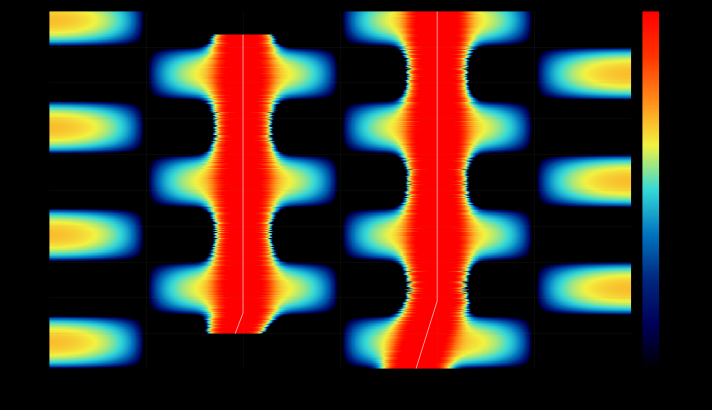
#> input picture btr_gens/btr_out/20261105_152635/btr_A_hull.png, 1424 x 820 px (shown at 1/2 size); its folder holds 3 pictures in this run
$ python check_raw_values.py
#> lines starting #> are read from the running program, lines starting #| are printed output that depends on the picture; after the words box and inside, x2 and y2 are one past the last pixel; in counts of white or black regions, pixels touching at a corner belong together
### btr_gens/btr_infer_track.py
# -*- coding: utf-8 -*-
"""
btr_infer_track.py —— 由 hull / tow 方位历程图 (BTR) 图像反推目标轨迹
=====================================================================
纯图像反演: 只依赖两张 BTR 图 (PNG) 和平台/阵列几何参数, 不使用仿真内部
数据。流程:

  1. 读图: 自动定位坐标区 (剔除外围坐标轴/色标条), 按生成端配色查找表把
     每个像素还原为 dB 强度 (同时剔除叠加的白色/黄色参考曲线)。
  2. 检测: 逐时间片沿方位轴做峰值检测 → 方位点迹; 点迹关联成方位轨迹
     (容忍交叉、短断线), 过滤杂散斑点。
  3. 配对: hull / tow 两组方位轨迹按"视差最小"原则一一配对。
  4. 定位: 由平台运动参数 (起点经纬度 / 航向 / 航速) 与两阵偏移推算任意
     时刻两阵位置, 对每个目标:
       a) 瞬时双阵交会 —— 逐时刻三角定位 (直观, 但远距离病态);
       b) 批量匀速直线 (CV) Gauss-Newton 拟合 —— 利用全程视差与方位变化
          率约束 4 维状态 (x0,y0,vx,vy), 远距离也能稳定收敛 (主要输出)。
     舷角已折叠 0~180° 存在左右舷模糊: 两阵共线于艏艉线时镜像分支代价
     完全相同, 无法从数据分辨, 此时输出两支候选 (或用 --side 指定);
     若阵列存在横向偏移 (oy≠0) 则自动按拟合代价分辨左右舷。
  5. 输出: 反推轨迹图 PNG + 反演信息 TXT (含舷角残差/视差等质量指标)。

用法:
  python btr_infer_track.py ^
      --hull-img btr_out/xxx/btr_A_hull.png --tow-img btr_out/xxx/btr_A_tow.png ^
      --start-ll 30.0623 122.0415 --heading 210 --speed-kn 0 ^
      --hull-m 0 0 --tow-m -150 0 --tag A

依赖: numpy, Pillow, matplotlib (仅读图与绘图, 与生成端代码无关)。

坐标与约定 (与 btr_gui_server.py 完全一致):
  - heading: 地理方位角 (北=0° 顺时针); 平台沿航向匀速直线运动;
  - 阵列偏移 (ox, oy): ox>0 指向船头, oy>0 指向左舷, 随船头航向旋转;
  - 舷角: 船首=0°, 右舷正横=90°, 船尾=180°, 左右舷模糊折叠到 0~180°;
  - 经纬度换算: 等距圆柱投影, 基准 (ref_lat, ref_lon), 地球半径 6371000 m。
"""
import argparse
import math
import os
import sys
from datetime import datetime

import numpy as np
from PIL import Image

try:                      # matplotlib 仅绘图需要, 缺失时文本输出仍可用
    import matplotlib
    matplotlib.use("Agg")
    import matplotlib.pyplot as plt
except ImportError:       # pragma: no cover
    matplotlib = None
    plt = None

KN2MS = 0.514444
EARTH_R_DEF = 6371000.0

# 生成端两种配色的颜色停靠点 (与 btr_gui_server.py / btr_geo_ll.py 一致)
CMAP_STOPS = {
    "gui": [(0,0,0),(0,0,0.35),(0,0.15,0.5),(0,0.45,0.75),(0.2,0.85,0.85),
            (0.95,0.95,0.25),(1,0.55,0.1),(1,0.2,0),(1,0,0)],
    "geo": [(0,0,0.15),(0,0.2,0.6),(0,0.7,0.9),(1,1,0.2),(1,0.4,0),(1,0,0)],
}


# ----------------------------------------------------------------------
# 基础数学工具
# ----------------------------------------------------------------------
def build_lut(stops, n=256):
    """颜色停靠点 -> (n,3) uint8 查找表 (等距停靠, 与 from_list 一致)"""
#> called with n = 256
    pos = np.linspace(0.0, 1.0, len(stops))
    xs = np.linspace(0.0, 1.0, n)
    lut = np.zeros((n, 3), dtype=np.uint8)
    for c in range(3):
        vals = np.array([s[c] for s in stops], dtype=float)
        lut[:, c] = np.clip(np.round(np.interp(xs, pos, vals) * 255.0), 0, 255)
    return lut


def wrap180(a):
    """角度归一到 (-180, 180]"""
    return (np.asarray(a, dtype=float) + 180.0) % 360.0 - 180.0


def make_geo(ref_lat, ref_lon, earth_r=EARTH_R_DEF):
    """等距圆柱投影 (与生成端一致的经纬度 <-> 米制)"""
    lat0 = math.radians(ref_lat)
    lon0 = math.radians(ref_lon)

    def ll2xy(lat, lon):
        return (earth_r * math.cos(lat0) * (math.radians(lon) - lon0),
                earth_r * (math.radians(lat) - lat0))

    def xy2ll(x, y):
        return (math.degrees(lat0 + y / earth_r),
                math.degrees(lon0 + x / (earth_r * math.cos(lat0))))

    return ll2xy, xy2ll


class Geometry:
    """平台 + 双阵运动学 (与 btr_gui_server.build_platform 相同的模型)"""

    # [23 lines left out: functions __init__, platform_xy, array_xy, not called in this run]

    def hull_xy(self, t):
        return self.array_xy(t, self.hull_m)

    def tow_xy(self, t):
        return self.array_xy(t, self.tow_m)


# ----------------------------------------------------------------------
# 图像 -> dB 图
# ----------------------------------------------------------------------
# [16 lines left out: function _longest_run, not called in this run]


def _color_lut_map(rgb, lut):
    """每个像素 -> 最近 LUT 序号与精确距离平方。

    BTR 图是 flat 四边形渲染, 唯一颜色数远小于像素数: 先对唯一颜色
    求 LUT 近邻, 再按像素映射回去, 复杂度从 O(像素xLUT) 降到
    O(唯一颜色xLUT + 像素)。
    """
    h, w, _ = rgb.shape
    flat = rgb.reshape(-1, 3).astype(np.int32)
    lut32 = lut.astype(np.int32)
    uniq, inv = np.unique(flat, axis=0, return_inverse=True)
    d = ((uniq[:, None, :] - lut32[None, :, :]) ** 2).sum(-1)
    idx = d.argmin(1)[inv].reshape(h, w)
    dmin = d.min(1)[inv].reshape(h, w)
    return idx, dmin


def _nearest_lut(rgb16, lut, chunk=48):
    """逐块求每个像素的最近 LUT 序号与距离平方; rgb16: (H,W,3) int16"""
    return _color_lut_map(rgb16, lut)


# [29 lines left out: function find_plot_rect, not called in this run]


def _dilate(m, it=3):
    """3x3 二值膨胀 it 次 (纯 numpy)"""
    out = m
    for _ in range(it):
        out = (out | np.roll(out, 1, 0) | np.roll(out, -1, 0)
               | np.roll(out, 1, 1) | np.roll(out, -1, 1))
    return out


def image_to_db(rgb, rect, lut, db_min=-5.0, db_max=16.0, dist_thr=60.0):
    """绘图区像素 -> dB 图 (叠加参考曲线/网格处为 NaN 并沿方位轴修补)"""
#> called with rect = (22, 736, 98, 1262), lut = array of shape (256, 3), db_min = -5, db_max = 16, dist_thr = 60
    r0, r1, c0, c1 = rect
    sub = rgb[r0:r1 + 1, c0:c1 + 1]
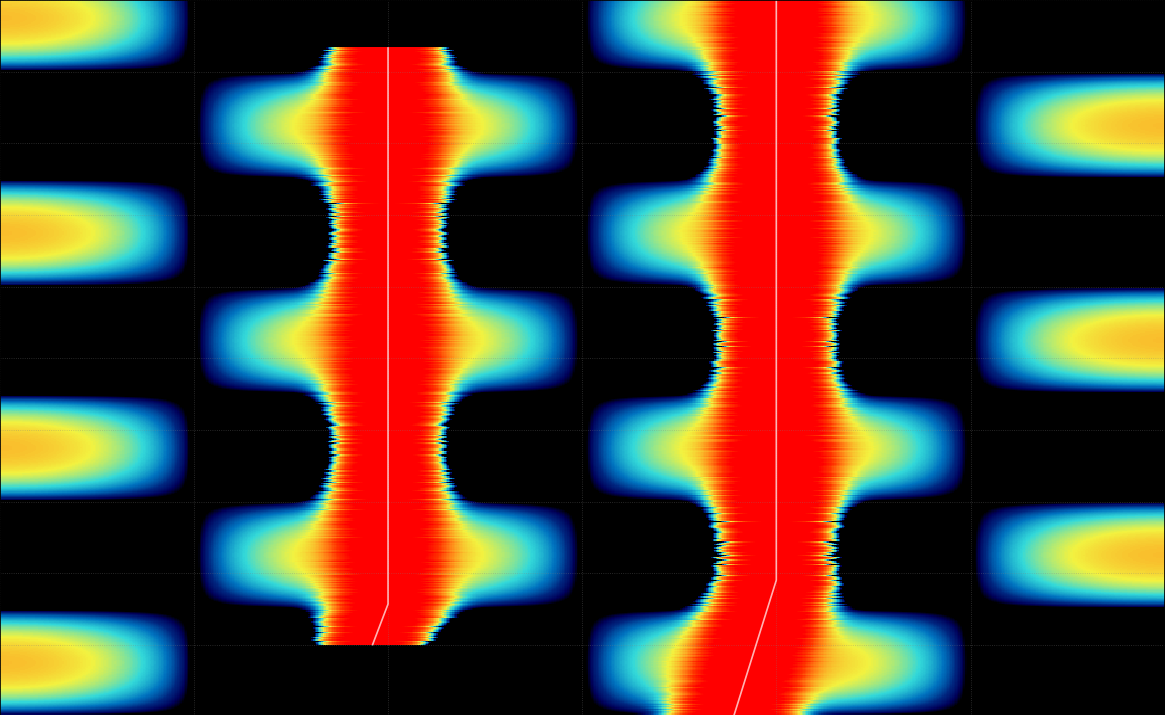
#> sub: shape (715, 1165, 3); mean R, G, B 80.6, 62.4, 51.2
    R = sub[..., 0].astype(np.int16)
    G = sub[..., 1].astype(np.int16)
    B = sub[..., 2].astype(np.int16)
    lum = 0.2126 * R + 0.7152 * G + 0.0722 * B
    mx = np.maximum(R, G)
    whiteish = (lum > 0.72 * 255) & (B > 0.55 * mx)          # 白色参考曲线
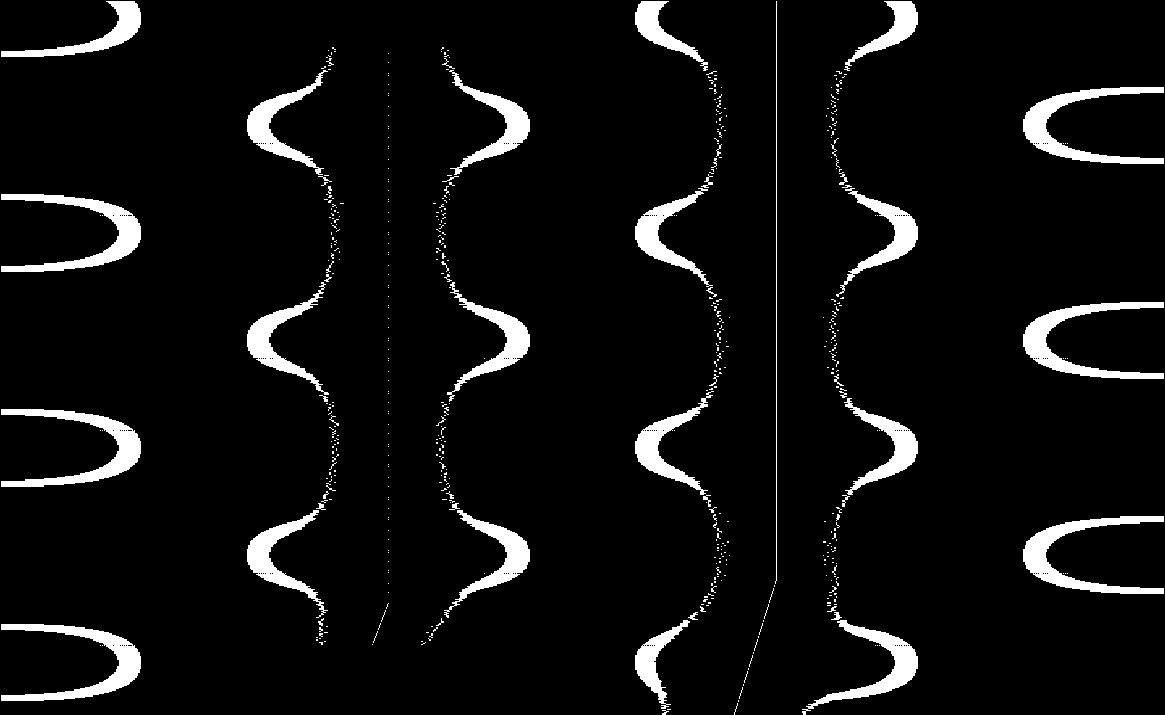
#> whiteish: shape (715, 1165) bool; 6.1% white; 559 white regions (506 under 20 px), largest, box (x1, y1, x2, y2) and area: (1023, 516, 1164, 594) 3019, (1, 194, 141, 272) 3007, (1, 409, 141, 487) 3006
    yellowish = (R > 240) & (G > 240) & (B < 100)            # 黄色虚线参考曲线
#> yellowish: shape (715, 1165) bool; every value is 0

    idx, dmin = _nearest_lut(sub.astype(np.int16), lut)
#> in _color_lut_map, `uniq, inv = np.unique(flat, axis=0, return_inverse=True)`: uniq = 2627 rows, first 8: [0, 0, 0], [0, 0, 3], [0, 0, 5], [0, 0, 6], [0, 0, 8], [0, 0, 11], [0, 0, 14], [0, 0, 15]
#> in _color_lut_map, `d = ((uniq[:, None, :] - lut32[None, :, :]) ** 2).sum(-1)`:
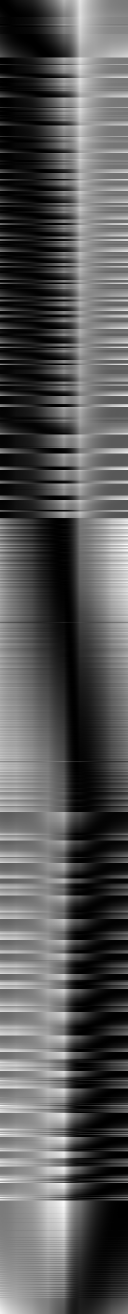
#> d: shape (2627, 256) int64 (shown at 1/2 size); min 0, max 134906, mean 46808.2; drawn with min black and max white
#> in _color_lut_map, `dmin = d.min(1)[inv].reshape(h, w)`:
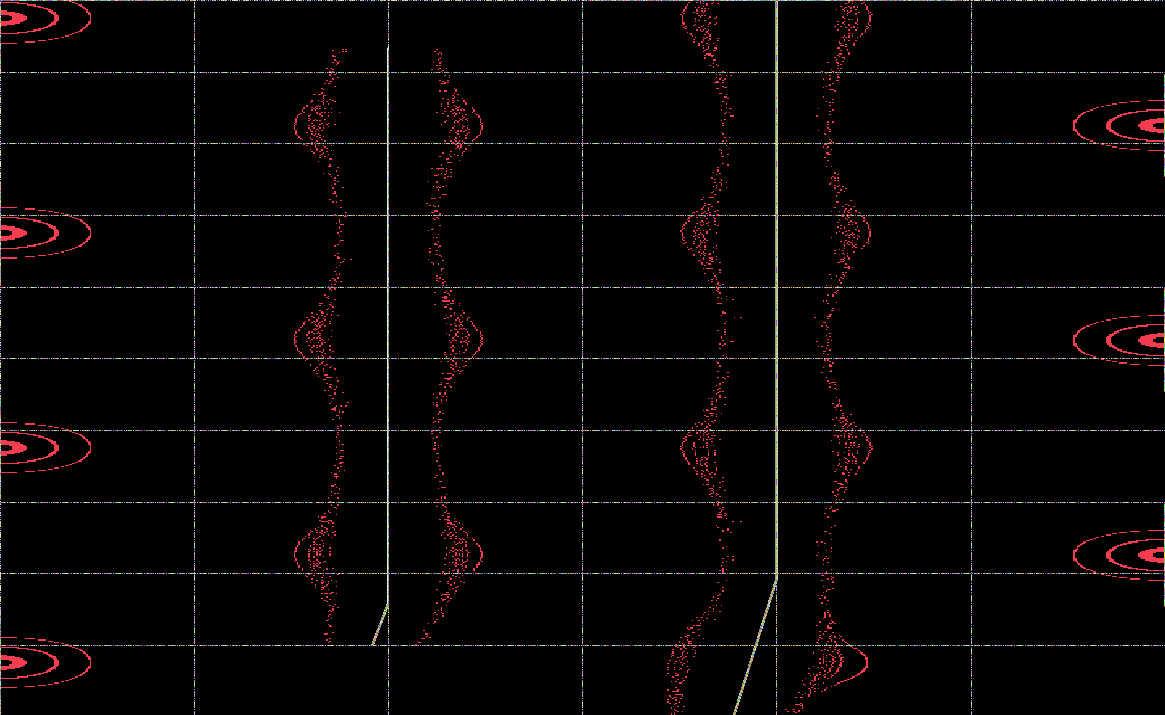
#> dmin: shape (715, 1165) int64; 1083 distinct labels, from 0 to 13854; one colour per label, 0 black
    ok = dmin <= dist_thr ** 2
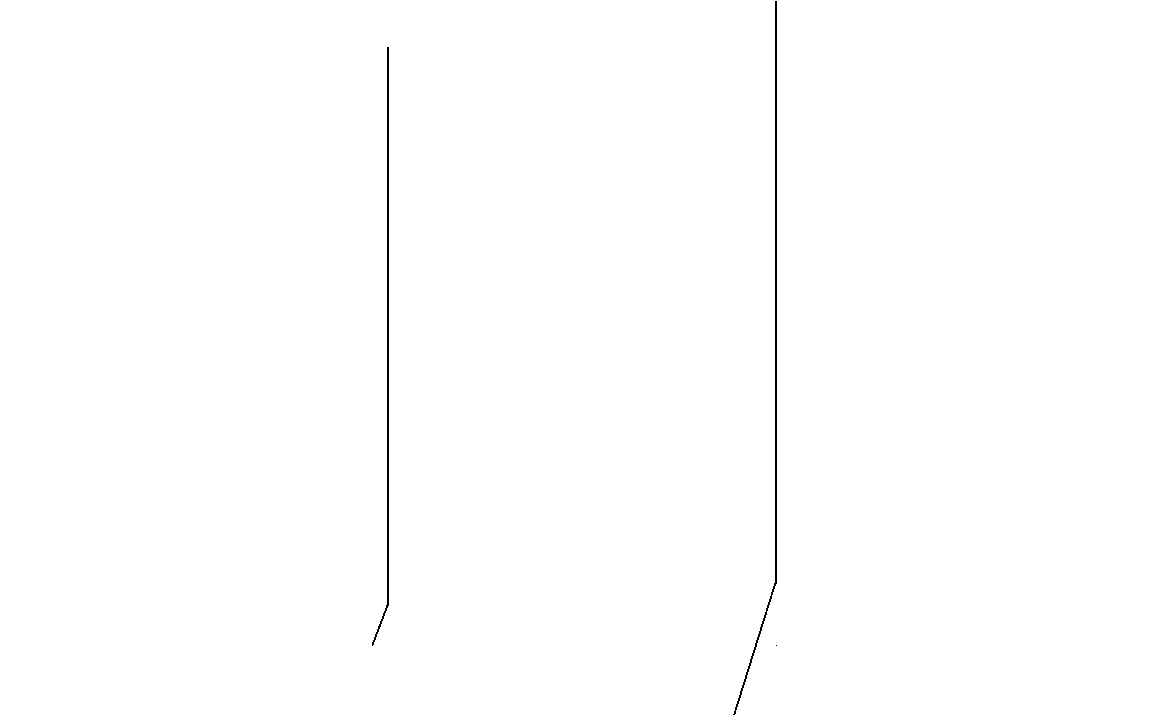
#> ok: shape (715, 1165) bool; 99.7% white; black in thin lines or dots, all inside (x1, y1, x2, y2) = (372, 1, 777, 715)
    db = db_min + idx.astype(float) / (len(lut) - 1) * (db_max - db_min)
    bad = whiteish | yellowish | ~ok
    # 关键: 参考曲线的抗锯齿混色像素即使 dist<60, 其 dB 也已失真 (偏向白/黄),
    # 会把亮线核心"拉低"。将坏点带膨胀数像素后再修补, 让插值采样远离混色区。
    bad = _dilate(bad, it=2)
    db[bad] = np.nan
#> db: shape (715, 1165) float64; 10.12% of the values are NaN or infinite; the others: min -5, max 16, mean 1.61

    # 沿方位轴 (每行) 线性修补 NaN —— 高斯亮线对称, 修补后峰值位置不变
    Hh, Ww = db.shape
    cols = np.arange(Ww)
    for i in range(Hh):
        row = db[i]
        good = ~np.isnan(row)
        if good.sum() >= 2 and (~good).any():
            db[i] = np.interp(cols, cols[good], row[good])
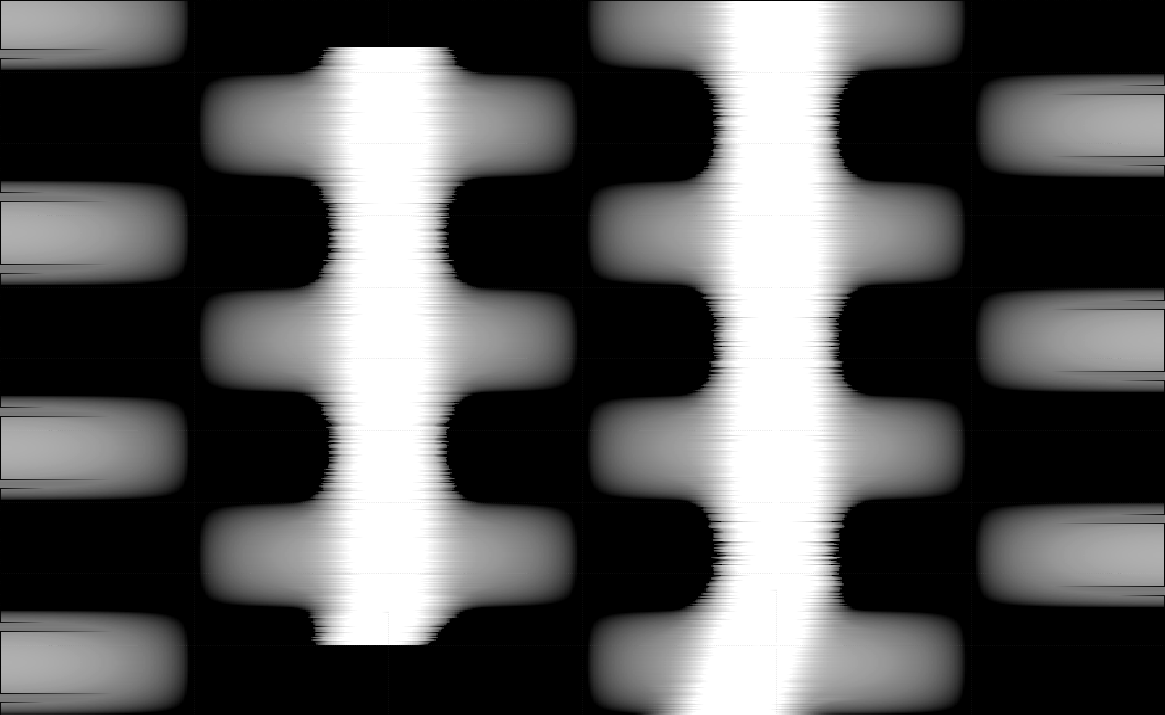
#> db: shape (715, 1165) float64; min -5, max 16, mean 2.13; drawn with min black and max white
    return db


# [329 lines left out: functions pick_cmap_style, detect_per_time, link_tracks, not called in this run]


def track_at(tr, t_grid):
    a = tr["arr"]
    return np.interp(t_grid, a[:, 0], a[:, 1])


# [596 lines left out: functions track_segment_split, associate, instant_fix, pseudo_linear_init, gn_fit_cv, _gn_from and 7 more, not called in this run]


# [2 lines that do not run on import are left out]

### btr_gens/check_raw_values.py
# -*- coding: utf-8 -*-
"""dump 真值列附近的原始 dB 值, 判定亮线是否饱和/平台化。"""
import math
import os
import sys

import numpy as np
from PIL import Image

sys.path.insert(0, os.path.dirname(os.path.abspath(__file__)))
import btr_infer_track as B

SRC = os.path.join(os.path.dirname(os.path.abspath(__file__)),
                   "btr_out", "20261105_152635")
C0, C1 = 98.0, 1262.0
R_TOP, R_BOT = 22.4, 738.6
RECT = (22, 736, 98, 1262)
lut = B.build_lut(B.CMAP_STOPS["gui"])
HEAD = -30.0
ll2xy, xy2ll = B.make_geo(30.0, 122.0)
hx0, hy0 = ll2xy(30.0, 122.0)
psi = math.radians(HEAD)
tx0 = hx0 + (-180.0) * math.sin(psi)
ty0 = hy0 + (-180.0) * math.cos(psi)

imgs, rgbs = {}, {}
for tag in ("hull", "tow"):
    a = np.asarray(Image.open(os.path.join(SRC, f"btr_A_{tag}.png")).convert("RGB"))
    rgbs[tag] = a
    imgs[tag] = B.image_to_db(a, RECT, lut, -5.0, 16.0)
#> pass 2 of the loop `for tag in ("hull", "tow"):`:
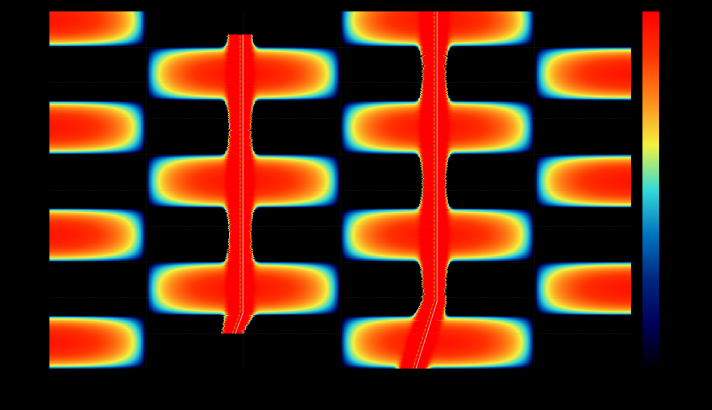
#> input picture btr_gens/btr_out/20261105_152635/btr_A_tow.png, 1424 x 820 px (shown at 1/2 size)
#> in image_to_db (call 2), `whiteish = (lum > 0.72 * 255) & (B > 0.55 * mx)`:
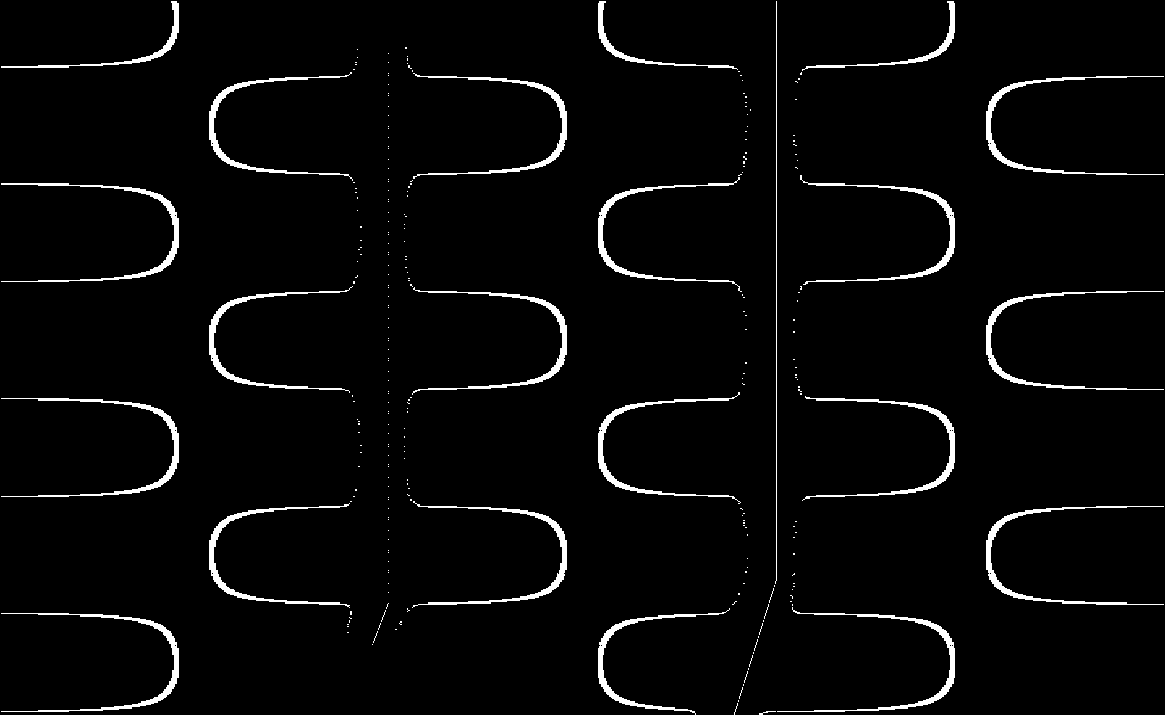
#> whiteish: shape (715, 1165) bool; 3.1% white; 268 white regions (245 under 20 px), largest, box (x1, y1, x2, y2) and area: (1, 183, 179, 282) 1326, (1, 398, 179, 497) 1321, (986, 506, 1164, 605) 1310
#> uniq = 2518 rows, first 8: [0, 0, 0], [0, 0, 2], [0, 0, 3], [0, 0, 6], [0, 0, 8], [0, 0, 11], [0, 0, 14], [0, 0, 17]
#> d: shape (2518, 256) int64
#> after the loop in image_to_db (call 2), `for i in range(Hh):`:
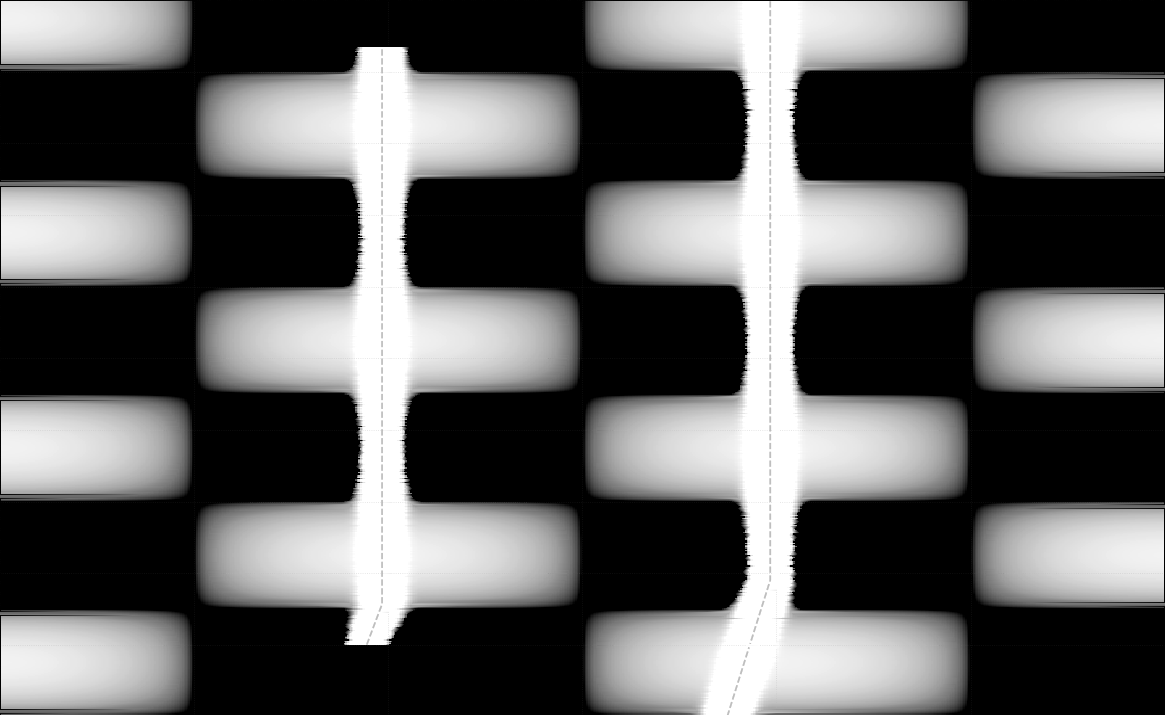
#> db: shape (715, 1165) float64; min -5, max 16, mean 2.94; drawn with min black and max white

t = 300.0
row = int(round(R_BOT - t / 600.0 * (R_BOT - R_TOP)))
print(f"t=300s -> 行 {row}")
for tag, name, truth_b in (("hull", "T1", 120.00), ("hull", "T2", 60.00),
                           ("tow", "T1", 119.06), ("tow", "T2", 59.08)):
    ct = truth_b / 180.0 * (C1 - C0 + 1)
    lo, hi = int(ct) - 32, int(ct) + 44
    prof = imgs[tag][row]
    print(f"\n[{tag} {name}] 真值舷角 {truth_b}° -> 列 {ct:.1f} (局部列 {lo}..{hi})")
    seg = prof[lo:hi]
    print("  dB :", " ".join(f"{v:5.1f}" if not np.isnan(v) else "  nan" for v in seg))
    print("  列 :", " ".join(f"{c:5d}" for c in range(lo, hi)))
    px = rgbs[tag][row, lo:hi]
    print("  RGB:", " ".join(f"({r:3d},{g:3d},{b:3d})" for r, g, b in px[::4]))
#> this loop made 4 passes
#> (printed output is left out)
